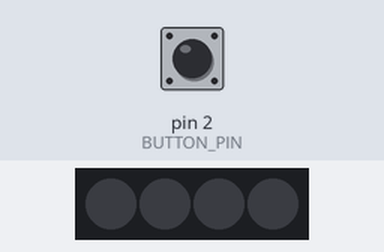
The sketch below on a simulated Arduino Uno, built with avr-gcc and run on an emulated ATmega328P. Shown: 4 RGB LEDs in strip order, left to right. The test bench sets the inputs (shaded band); at power-on: pin 2 (BUTTON_PIN) HIGH.

Above: at 1.2 s.
1.3 s: pin 2 (BUTTON_PIN) pulled LOW for 0.15 s
At 2.7 s:
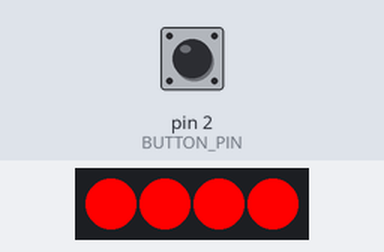
3.0 s: pin 2 (BUTTON_PIN) pulled LOW for 1 s
At 4.0 s:
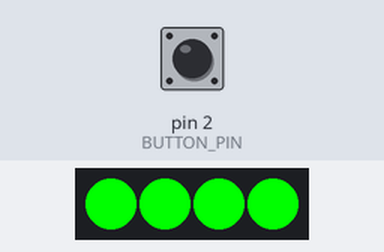
5.5 s: pin 2 (BUTTON_PIN) pulled LOW for 0.15 s
At 6.9 s:
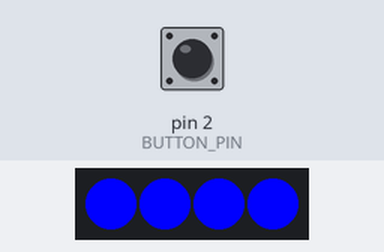
7.2 s: pin 2 (BUTTON_PIN) pulled LOW for 3.2 s
At 7.23 s:
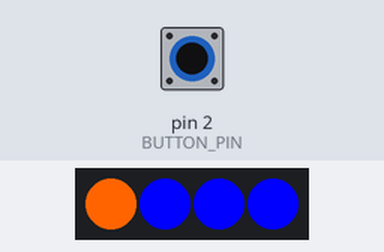
Timing chart, 0 to 10.2 s (numbered marks = the images above; inputs shaded):
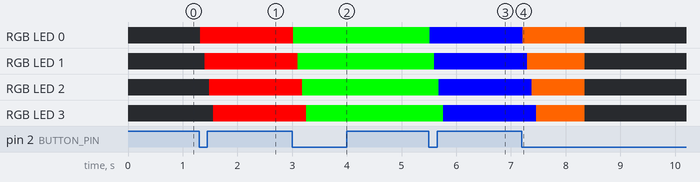

The sketch:

minecraft-ore-block.ino
```cpp
#include <Adafruit_NeoPixel.h>

#define BUTTON_PIN   2
#define PIXEL_PIN    9  // Use pull-up resistor
#define PIXEL_COUNT  4
#define WIPE_TIME    320 // in ms; overall time spent to wipe the full range of LEDs
                         // (should be multiple of PIXEL_COUNT)
#define LONGPRESS_OFF_TIME 1000 // in ms; the long-press time to turn LEDS off at any state;


Adafruit_NeoPixel strip = Adafruit_NeoPixel(PIXEL_COUNT, PIXEL_PIN, NEO_GRB + NEO_KHZ800);

bool oldState = HIGH;
int showType = 0;
unsigned int longPressTime = 0;
unsigned int debounceDelay = 20;

void setup() {
  pinMode(BUTTON_PIN, INPUT_PULLUP);
  strip.begin();
  strip.show(); // Initialize all pixels to 'off'
}

void loop() {

  unsigned long startTime = millis();

  // Get current button state.
  bool newState = digitalRead(BUTTON_PIN);

  // Check if state changed from high to low (button press).
  if (newState == LOW && oldState == HIGH) {
    // Short delay to debounce button.
    delay(debounceDelay);
    // Check if button is still low after debounce.
    newState = digitalRead(BUTTON_PIN);
    if (newState == LOW) {
      showType++;
      if (showType > 5)
        showType = 0;
      startShow(showType, WIPE_TIME/PIXEL_COUNT);
    }
  } else if (newState == LOW && oldState == LOW && longPressTime >= LONGPRESS_OFF_TIME) {
      showType = 0;
      startShow(showType, 0);
      longPressTime = 0;
  }

  // Calculate runtime of loop and add to long press time
  unsigned long stopTime = millis();
  updateLongPress(startTime, stopTime, newState);

  // Set the last button state to the old state.
  oldState = newState;
}

void startShow(int i, uint8_t wipeTime) {
  switch(i){
    case 0: colorWipe(strip.Color(0, 0, 0), wipeTime);    // Black/off
            break;
    case 1: colorWipe(strip.Color(255, 0, 0), wipeTime);  // Redstone
            break;
    case 2: colorWipe(strip.Color(0, 255, 0), wipeTime);  // Emerald
            break;
    case 3: colorWipe(strip.Color(0, 0, 255), wipeTime);  // Lapis Lazuli
            break;
    case 4: colorWipe(strip.Color(255, 100, 0), wipeTime);  // Gold
            break;
    case 5: colorWipe(strip.Color(100, 245, 228), wipeTime);  // Diamond
            break;
  }
}


// Fill the dots one after the other with a color
void colorWipe(uint32_t c, uint8_t wait) {
  for(uint16_t i=0; i<strip.numPixels(); i++) {
    strip.setPixelColor(i, c);
    strip.show();
    delay(wait);
  }
}

void updateLongPress(unsigned long startTime, unsigned long stopTime, bool newState) {
  if (newState == HIGH) {
    // Button went up, cancel longpress
    longPressTime = 0;
  } else {
    // Button down, add time we spent in loop to long press duration
    unsigned long diff;
    if (stopTime < startTime) { // overflow, happens after ~50d
      diff = 4294967295L - startTime + stopTime;
    } else {
      diff = stopTime - startTime;
    }
    longPressTime += diff;
  }
}
```

Measured:
- after the input at 1.3 s, RGB LED 0: off → RGB(255, 0, 0) at once; RGB LED 1: off → RGB(255, 0, 0) after 0.10 s; RGB LED 2: off → RGB(255, 0, 0) after 0.18 s; RGB LED 3: off → RGB(255, 0, 0) after 0.26 s
- after the input at 3.0 s, RGB LED 0: RGB(255, 0, 0) → RGB(0, 255, 0) at once; RGB LED 1: RGB(255, 0, 0) → RGB(0, 255, 0) after 0.10 s; RGB LED 2: RGB(255, 0, 0) → RGB(0, 255, 0) after 0.18 s; RGB LED 3: RGB(255, 0, 0) → RGB(0, 255, 0) after 0.26 s
- after the input at 5.5 s, RGB LED 0: RGB(0, 255, 0) → RGB(0, 0, 255) at once; RGB LED 1: RGB(0, 255, 0) → RGB(0, 0, 255) after 0.10 s; RGB LED 2: RGB(0, 255, 0) → RGB(0, 0, 255) after 0.18 s; RGB LED 3: RGB(0, 255, 0) → RGB(0, 0, 255) after 0.26 s
- after the input at 7.2 s, RGB LED 0: RGB(0, 0, 255) → RGB(255, 100, 0) at once, → off 1.1 s later; RGB LED 1: RGB(0, 0, 255) → RGB(255, 100, 0) after 0.10 s, → off 1.1 s later; RGB LED 2: RGB(0, 0, 255) → RGB(255, 100, 0) after 0.18 s, → off 0.97 s later; RGB LED 3: RGB(0, 0, 255) → RGB(255, 100, 0) after 0.26 s, → off 0.89 s later
